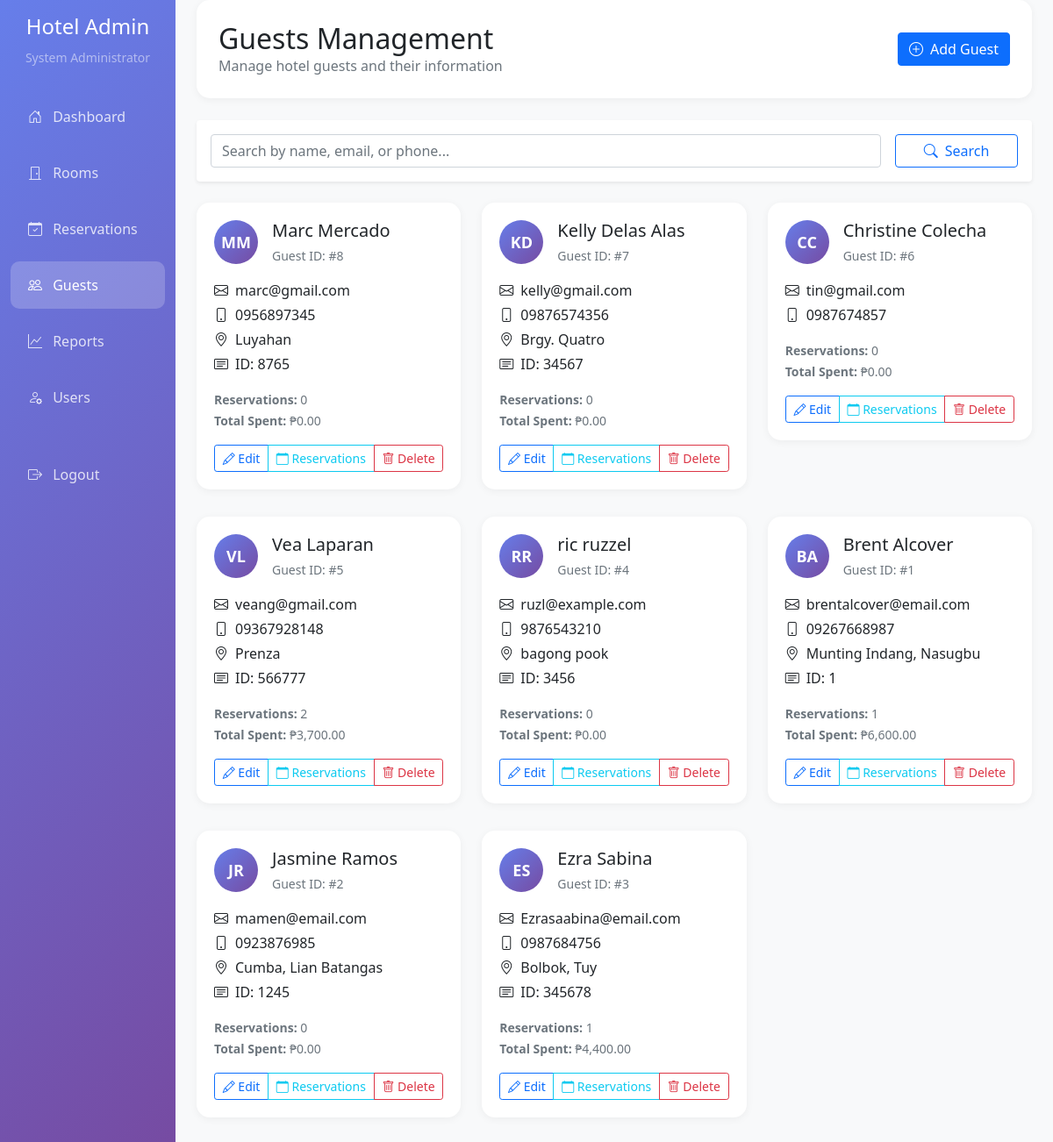
/admin/guests.php (signed in), run on an earlier commit of the app's database.
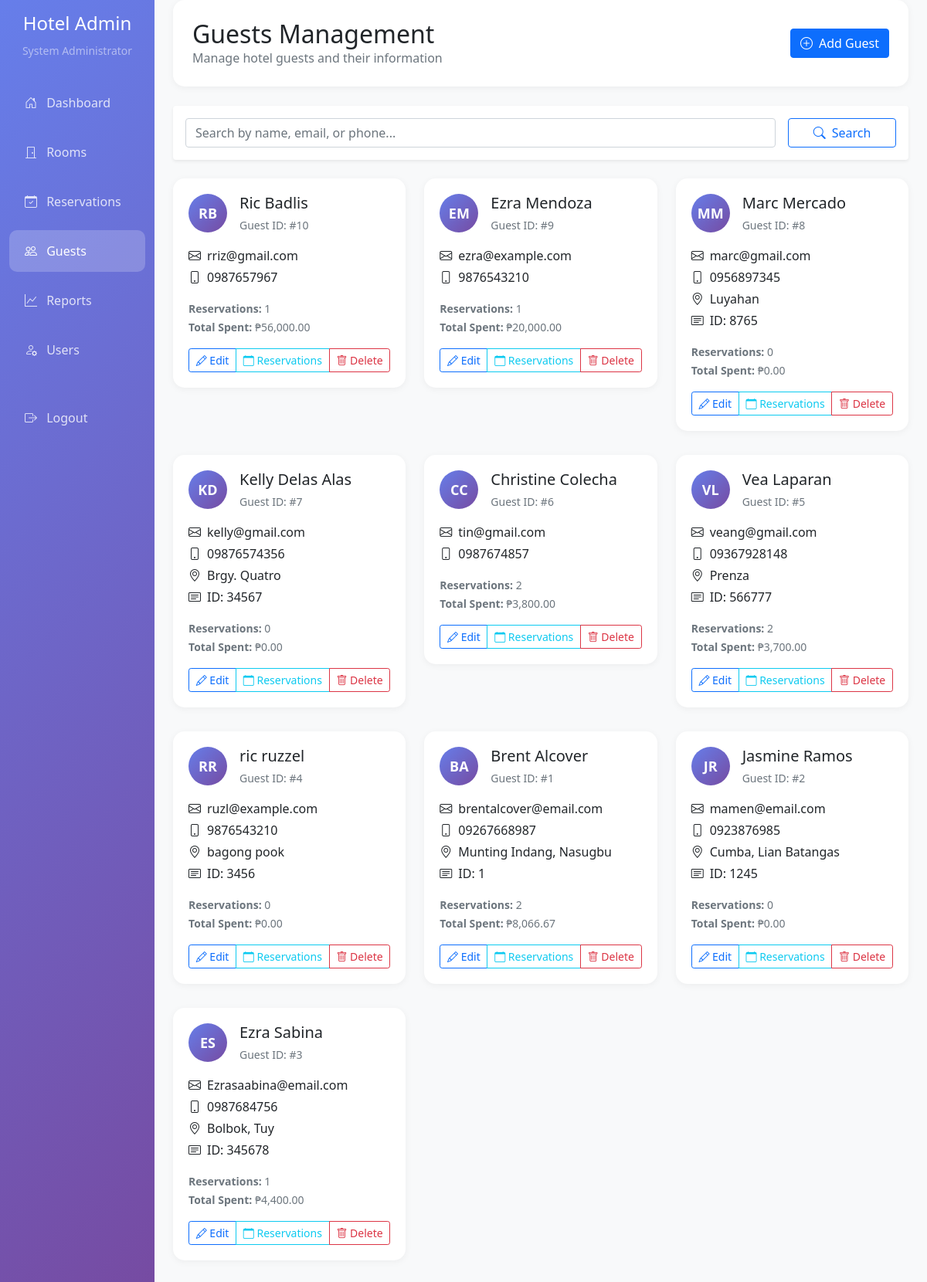
And on a later commit of the database.
### tables this page shows
CREATE TABLE `guests` (
  `guest_id` int(11) NOT NULL,
  `first_name` varchar(50) NOT NULL,
  `last_name` varchar(50) NOT NULL,
  `email` varchar(100) NOT NULL,
  `phone` varchar(20) NOT NULL,
  `address` text DEFAULT NULL,
  `id_number` varchar(50) DEFAULT NULL,
  `created_at` timestamp NOT NULL DEFAULT current_timestamp()
);

### config/database.php (called while the page is built, shortened)
<?php
class Database {
    private $host = "localhost";
    private $username = "root";
    private $password = "";
    private $database = "hotel_reservation";
    private $connection;
    public function __construct() {
        $this->connection = $this->getConnection();
    }
    private function getConnection() {
        try {
            $conn = new mysqli($this->host, $this->username, $this->password, $this->database);
            $conn->set_charset("utf8");
            return $conn;
        } catch (Exception $e) {
            die("Database connection error: " . $e->getMessage());
        }
    }
    public function query($sql) {
        $result = $this->connection->query($sql);
        return $result;
    }
}
?>

### admin/guests.php (the view, shortened to what the changed rows need)
<?php
require_once __DIR__ . '/../config/database.php';
$db = new Database();
$sql = "SELECT g.*,
               COUNT(r.reservation_id) as total_reservations,
               COALESCE(SUM(r.total_amount), 0) as total_spent
        FROM guests g
        LEFT JOIN reservations r ON g.guest_id = r.guest_id";
$sql .= " GROUP BY g.guest_id ORDER BY g.created_at DESC";
$guestsResult = $db->query($sql);
?>
<!DOCTYPE html>
<html lang="en">
<head>
    <link href="https://cdn.jsdelivr.net/npm/bootstrap@5.1.3/dist/css/bootstrap.min.css" rel="stylesheet">
    <link rel="stylesheet" href="../node_modules/bootstrap-icons/font/bootstrap-icons.css">
</head>
<body>
    <div class="container-fluid">
        <div class="row">
            <main class="col-md-9 ms-sm-auto col-lg-10 px-md-4 main-content">
                <div class="page-header">
                    <div class="d-flex justify-content-between align-items-center">
                        <div>
                            <h2 class="mb-0">Guests Management</h2>
                        </div>
                    </div>
                </div>
                <div class="row">
                    <?php while ($guest = $guestsResult->fetch_assoc()): ?>
                    <div class="col-md-6 col-lg-4 mb-3">
                        <div class="guest-card">
                            <div class="d-flex align-items-start mb-3">
                                <div class="guest-avatar me-3">
                                    <?php echo strtoupper(substr($guest['first_name'], 0, 1) . substr($guest['last_name'], 0, 1)); ?>
                                </div>
                                <div class="flex-grow-1">
                                    <h5 class="mb-1"><?php echo $guest['first_name'] . ' ' . $guest['last_name']; ?></h5>
                                    <small class="text-muted">Guest ID: #<?php echo $guest['guest_id']; ?></small>
                                </div>
                            </div>
                            <div class="mb-3">
                                <p class="mb-1"><i class="bi bi-envelope me-2"></i><?php echo $guest['email']; ?></p>
                                <p class="mb-1"><i class="bi bi-phone me-2"></i><?php echo $guest['phone']; ?></p>
                                <?php if ($guest['address']): ?>
                                <p class="mb-1"><i class="bi bi-geo-alt me-2"></i><?php echo $guest['address']; ?></p>
                                <?php endif; ?>
                                <?php if ($guest['id_number']): ?>
                                <p class="mb-1"><i class="bi bi-card-text me-2"></i>ID: <?php echo $guest['id_number']; ?></p>
                                <?php endif; ?>
                            </div>
                            <div class="mb-3">
                                <small class="text-muted">
                                    <strong>Reservations:</strong> <?php echo $guest['total_reservations']; ?><br>
                                    <strong>Total Spent:</strong> ₱<?php echo number_format($guest['total_spent'], 2); ?>
                                </small>
                            </div>
                            <div class="btn-group w-100" role="group">
                                <button class="btn btn-sm btn-outline-primary"
                                        onclick="editGuest(<?php echo $guest['guest_id']; ?>)">
                                    <i class="bi bi-pencil"></i> Edit
                                </button>
                                <button class="btn btn-sm btn-outline-info"
                                        onclick="viewReservations(<?php echo $guest['guest_id']; ?>)">
                                    <i class="bi bi-calendar"></i> Reservations
                                </button>
                                <button class="btn btn-sm btn-outline-danger"
                                        onclick="deleteGuest(<?php echo $guest['guest_id']; ?>, '<?php echo $guest['first_name'] . ' ' . $guest['last_name']; ?>')">
                                    <i class="bi bi-trash"></i> Delete
                                </button>
                            </div>
                        </div>
                    </div>
                    <?php endwhile; ?>
                </div>
            </main>
        </div>
    </div>
</body>
</html>

What changed in the data, as far as the page shows it:
added guests: first_name+last_name "RB", first_name "Ric", last_name "Badlis", guest_id "10", email "rriz@gmail.com", phone "0987657967", total_reservations "1", total_spent "56,000.00"
added guests: first_name+last_name "EM", first_name "Ezra", last_name "Mendoza", guest_id "9", email "ezra@example.com", phone "9876543210", total_reservations "1", total_spent "20,000.00"
computed for guests "Christine": total_reservations "0" → "2"; total_spent "0.00" → "3,800.00"
computed for guests "Brent": total_reservations "1" → "2"; total_spent "6,600.00" → "8,066.67"
